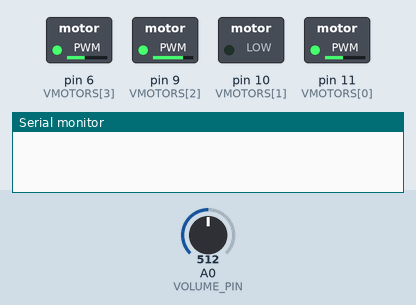
Simulated run of this sketch. Board: Arduino Uno, built with avr-gcc and run on an emulated ATmega328P. Shown: switched loads named in the sketch (green lamp = pin HIGH), the last lines printed to the serial monitor. The test bench sets the inputs (shaded band); at power-on: A0 (VOLUME_PIN) = 512.

Above: at 1.2 s.
1.3 s: A0 (VOLUME_PIN) set to 716
At 1.9 s:
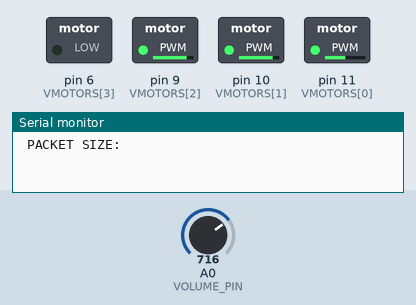
4.3 s: A0 (VOLUME_PIN) set to 900
7.3 s: A0 (VOLUME_PIN) set to 511
At 9.9 s:
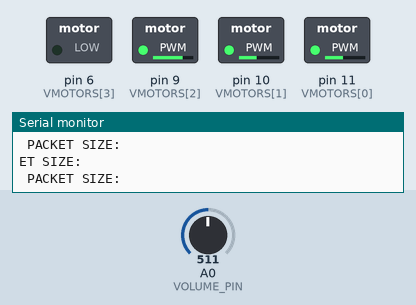
10.3 s: A0 (VOLUME_PIN) set to 0
At 10.76 s:
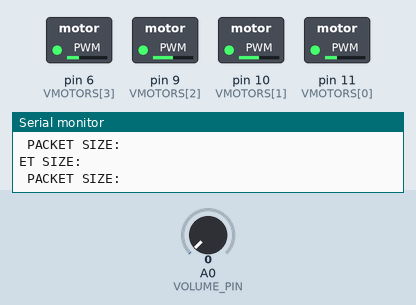
13.3 s: A0 (VOLUME_PIN) set to 122
Timing chart, 0 to 53.0 s (numbered marks = the images above; inputs shaded):
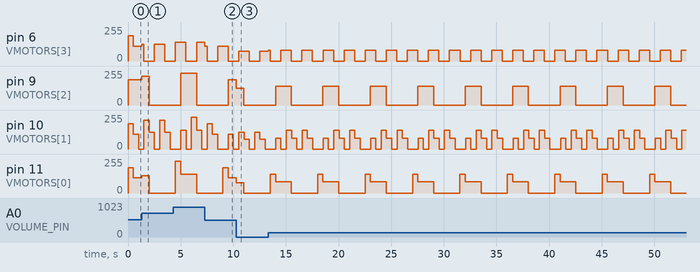

The sketch:

sonar_timer_parse_example.ino
```cpp
/*
 *  Sonar Timer Parse Example
 *
 *  Ken Frederick
 *  ken.frederick@gmx.de
 *
 *  http://cargocollective.com/kenfrederick/
 *  http://kenfrederick.blogspot.com/
 *
 *  This is an example of loading a string (i.e. packet from Max)
 *  and parsing the values into strength and interval values
 *
 */


//------------------------------------------------------------------------
//  Includes
//------------------------------------------------------------------------
#include "Timer.h"


//------------------------------------------------------------------------
//  Definitions
//------------------------------------------------------------------------
#define NUM_MOTORS 4


//------------------------------------------------------------------------
//  Properties
//------------------------------------------------------------------------
// the output pins for the motors
// 11 = PWM
// 10 = PWM
// 9  = PWM
// 6  = PWM
int VMOTORS[ NUM_MOTORS ] = { 11, 10, 9, 6 };

// this is a holder for the volume
int VOLUME = 0;
int VOLUME_PIN = A0;

// the timer (should match the number of motors)
Timer timer[ NUM_MOTORS ];


/*
 * Fake Max Output
 */
// a max packet has to be made of the following
// this represents a "500ms" block of values being transmitted
//
// $5   = packet size
// _1   = component marker
// |1   = value of motor strength (a number 1-5)
// |100 = value of time interval
// repeat...
//
String FROM_MAX[ NUM_MOTORS ] = {
  "$3$_|5|500_|3|1500_|0|2500",
  "$9$_|0|500_|1|500_|0|500_|5|500_|1|500_|0|500_|5|500_|1|500_|0|500",
  "$3$_|0|500_|5|1500_|0|2500",
  "$2$_|0|1000_|2|1000",
//  "$18$_|0|50_|5|1000_|0|50_|5|2500_|5|100_|0|50_|5|100_|0|50_|5|100_|0|50_|5|100_|0|50_|5|100_|1|100_|2|250_|4|500_|5|500_|5|50"
};


/*
 *  Max Packet Handling
 */
// this is a holder for a component of
// the string from max ie( "_1|100" )
// the array length should match the number of motors
String COMP[ NUM_MOTORS ];
// the component index to be read
int COMP_INDEX[ NUM_MOTORS ] = { 1,1,1,1 };

// the size of the packet (i.e. the number of different rhythms)
int COMP_SIZE[ NUM_MOTORS ] = { 1,1,1,1 };

// this is a holder for the motor strength
// the array length should match the number of motors
int STRENGTH[ NUM_MOTORS ] = { 255,255,255,255 };

// this is a holder for time interval
// the array length should match the number of motors
float INTERVAL[ NUM_MOTORS ] = { 500,500,500,500 };


//------------------------------------------------------------------------
//  Methods
//------------------------------------------------------------------------
void setup() {
  Serial.begin(9600);

  for( int i=0; i<NUM_MOTORS; i++) {
    /*
     *  setup output pins for vibration motors
     */
    pinMode(VMOTORS[i], OUTPUT);


    // check for the comp packet size
    // on initialization
    String compSizeStr = split( FROM_MAX[i], '$', 1 );
    COMP_SIZE[i] = compSizeStr.toInt();


    /*
     *  setup timer
     */
    timer[i].setFreq( INTERVAL[i] );
  }


  /*
   *  setup volume pin
   */
//  pinMode( VOLUME_PIN, INPUT );


}

//------------------------------------------------------------------------
void loop() {

  /*
   *  read volume value
   */
  VOLUME = analogRead( VOLUME_PIN );
  float volumePct = (float)(map(VOLUME, 0,1023, 50,100)*0.01);


  /*
   *  loop through all of the motors
   */
  for( int i=0; i<NUM_MOTORS; i++) {

     /*
      *  this configuration will turn off
      *  the motor for exactly 1 "frame"
      *  and keep the motor ON for the
      *  length set in the interval
      */
    analogWrite( VMOTORS[i], STRENGTH[i]*volumePct );

    if( !timer[i].getTrigger() ) {

//        if( timer[i].getTriggerNum() == 0 ) {
//        analogWrite(VMOTORS[i], STRENGTH[i]);
//        }
//        else {
//          analogWrite(VMOTORS[i], 10);
//        }
    }
    else {
      // if the trigger has been flipped
      // we assume the COMP packet has been
      // read so increment up for the next one
      COMP_INDEX[i]++;
      // if the COMP_INDEX is greater than
      // the number of components, reset back to 1
      if( COMP_INDEX[i] > COMP_SIZE[i] ) {
        // in this example we jsut reset the
        // index value so it loops
        COMP_INDEX[i] = 1;

        // this is where you might add the code to
        // check for a new packet
        // checkServer()

        // if we were getting a new packet
        // this is where we sould check for
        // the size of the new packet
        String compSizeStr = split( FROM_MAX[i], '$', 1 );
        COMP_SIZE[i] = compSizeStr.toInt();
        Serial.println( i + ": NEW PACKET SIZE: " + COMP_SIZE[i] );
      }


      // get COMP
      // split on the '_'
      COMP[i] = split( FROM_MAX[i], '_', COMP_INDEX[i] );

      // update motor strength
      // split on the '|' (the first one)
      String strengthStr = split( COMP[i], '|', 1 );
      STRENGTH[i] = (int)(map(strengthStr.toInt(), 0,5, 0,255));
      STRENGTH[i] = ( STRENGTH[i] <= 150 && STRENGTH[i] >= 1 )
                      ? 150
                      : STRENGTH[i];

      // update interval value
      // split on the '|' (the second one)
      String intervalStr = split( COMP[i], '|', 2 );
      INTERVAL[i] = intervalStr.toInt();

      // set Timer with new interval
      timer[i].stop();
      timer[i].setFreq( INTERVAL[i] );

    }

  }


}

//------------------------------------------------------------------------
// http://stackoverflow.com/questions/9072320/arduino-split-string-into-string-array?utm_source=twitterfeed&utm_medium=twitter
String split(String data, char separator, int index) {
  int found = 0;
  int strIndex[] = {0, -1};
  int maxIndex = data.length()-1;

  for(int i=0; i<=maxIndex && found<=index; i++){
    if(data.charAt(i)==separator || i==maxIndex){
        found++;
        strIndex[0] = strIndex[1]+1;
        strIndex[1] = (i == maxIndex) ? i+1 : i;
    }
  }

  return found>index ? data.substring(strIndex[0], strIndex[1]) : "";
}
```

Timer.h
```cpp
/*
 *  Timer
 *
 *  Ken Frederick
 *  ken.frederick@gmx.de
 *
 *  http://cargocollective.com/kenfrederick/
 *  http://kenfrederick.blogspot.com/
 *
 *  simple timer for Arduino
 *
 */


//-----------------------------------------------------------------------------
//  includes
//-----------------------------------------------------------------------------
#include "Arduino.h"
// use: Wprogram.h for Arduino versions prior to 1.0


#ifndef _TIMER
#define _TIMER


class Timer {
private:
  //-----------------------------------------------------------------------------
  //  properties
  //-----------------------------------------------------------------------------
  float startTime;
  float freq;

  bool trigger;
  bool firstCall;

public:
  int index;


  //-----------------------------------------------------------------------------
  //  constructor
  //-----------------------------------------------------------------------------
  Timer();


  //-----------------------------------------------------------------------------
  //  methods
  //-----------------------------------------------------------------------------
  void start();
  void stop();


  //-----------------------------------------------------------------------------
  //  sets
  //-----------------------------------------------------------------------------
  void setFreq(float _freq);


  //-----------------------------------------------------------------------------
  //  gets
  //-----------------------------------------------------------------------------
  bool getTrigger();
  int  getTriggerCount();
  int  getTriggerNum();

};


//-----------------------------------------------------------------------------
//  constructor
//-----------------------------------------------------------------------------
Timer::Timer() {
  firstCall = true;
}


//-----------------------------------------------------------------------------
//  methods
//-----------------------------------------------------------------------------
void Timer::start() {
  startTime = millis();
  firstCall = false;
}

void Timer::stop() {
  firstCall = true;
  index++;
}


//-----------------------------------------------------------------------------
//  sets
//-----------------------------------------------------------------------------
void Timer::setFreq(float _freq) {
  freq = _freq;
}


//-----------------------------------------------------------------------------
//  gets
//-----------------------------------------------------------------------------
bool Timer::getTrigger() {
  if(firstCall) start();

//  Serial.print( (millis() - startTime) );
//  Serial.print( " < " );
//  Serial.print( freq );
//  Serial.print( " --- " );
//  Serial.print( index );
//  Serial.print( " --- " );
//  Serial.println( index % 2 );

  if( (millis() - startTime) < freq ) {
    return false;
  }
  else {
    stop();
    return true;
  }

}

//-----------------------------------------------------------------------------
int Timer::getTriggerCount() {
  return index;
}

//-----------------------------------------------------------------------------
int Timer::getTriggerNum() {
  return (index % 2);
}

#endif
```

Measured:
- after the input at 1.3 s, pin 9 (VMOTORS[2]): 191/255 → 214/255 at once, → 0/255 0.71 s later; pin 11 (VMOTORS[0]): 114/255 → 128/255 at once, → 0/255 0.71 s later
- after the input at 7.3 s, pin 9 (VMOTORS[2]): 0/255 → 188/255 after 2.2 s
- after the input at 10.3 s, pin 9 (VMOTORS[2]): 188/255 → 127/255 at once, → 0/255 0.71 s later; pin 11 (VMOTORS[0]): 113/255 → 76/255 at once, → 0/255 0.71 s later
- by itself, pin 6 (VMOTORS[3]): repeats every 2.0 s: 0/255 1.0 s, 82/255 1.0 s
- by itself, pin 10 (VMOTORS[1]): repeats every 4.5 s: 0/255 0.50 s, 140/255 0.50 s, 82/255 0.50 s, 0/255 0.50 s, 140/255 0.50 s, 82/255 0.50 s, 0/255 1.0 s, 82/255 0.50 s
